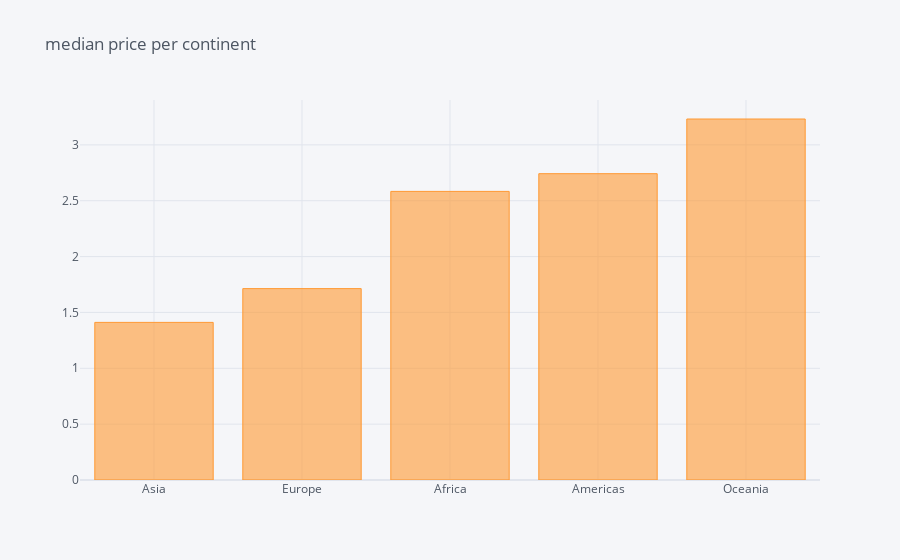

Write notebook code for a chart like this one.
### Code cell
median_price_per_continent.iplot(kind='bar',title='median price per continent')

### Figure 1 — Plotly figure (JSON) as saved in the notebook; plotly's stock layout.template omitted (floating-point values rounded to 4 significant figures)
{"data": [{"marker": {"color": "rgba(255, 153, 51, 0.6)", "line": {"color": "rgba(255, 153, 51, 1.0)", "width": 1}}, "name": "Average price of 1GB (USD)", "orientation": "v", "text": "", "type": "bar", "x": ["Asia", "Europe", "Africa", "Americas", "Oceania"], "y": [1.411, 1.713, 2.583, 2.742, 3.232]}], "layout": {"legend": {"bgcolor": "#F5F6F9", "font": {"color": "#4D5663"}}, "paper_bgcolor": "#F5F6F9", "plot_bgcolor": "#F5F6F9", "title": {"font": {"color": "#4D5663"}, "text": "median price per continent"}, "xaxis": {"gridcolor": "#E1E5ED", "showgrid": true, "tickfont": {"color": "#4D5663"}, "title": {"font": {"color": "#4D5663"}, "text": ""}, "zerolinecolor": "#E1E5ED"}, "yaxis": {"gridcolor": "#E1E5ED", "showgrid": true, "tickfont": {"color": "#4D5663"}, "title": {"font": {"color": "#4D5663"}, "text": ""}, "zerolinecolor": "#E1E5ED"}}}
